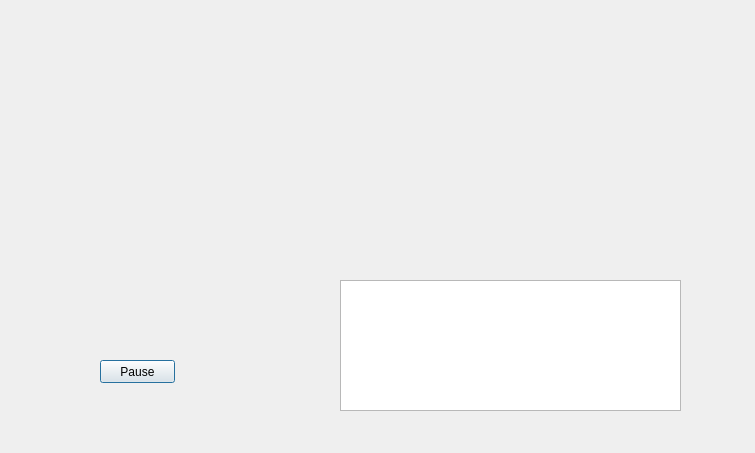
<?xml version="1.0" encoding="UTF-8"?>
<ui version="4.0">
 <class>Dialog</class>
 <widget class="QDialog" name="Dialog">
  <property name="geometry">
   <rect>
    <x>0</x>
    <y>0</y>
    <width>755</width>
    <height>453</height>
   </rect>
  </property>
  <property name="windowTitle">
   <string>Dialog</string>
  </property>
  <widget class="QLabel" name="lblInput">
   <property name="geometry">
    <rect>
     <x>30</x>
     <y>10</y>
     <width>331</width>
     <height>231</height>
    </rect>
   </property>
   <property name="text">
    <string/>
   </property>
  </widget>
  <widget class="QLabel" name="lblProcessed">
   <property name="geometry">
    <rect>
     <x>450</x>
     <y>10</y>
     <width>291</width>
     <height>231</height>
    </rect>
   </property>
   <property name="text">
    <string/>
   </property>
  </widget>
  <widget class="QPushButton" name="btnPauseResume">
   <property name="geometry">
    <rect>
     <x>100</x>
     <y>360</y>
     <width>75</width>
     <height>23</height>
    </rect>
   </property>
   <property name="text">
    <string>Pause</string>
   </property>
  </widget>
  <widget class="QPlainTextEdit" name="txtXY">
   <property name="geometry">
    <rect>
     <x>340</x>
     <y>280</y>
     <width>341</width>
     <height>131</height>
    </rect>
   </property>
   <property name="font">
    <font>
     <family>Segoe UI</family>
     <pointsize>12</pointsize>
    </font>
   </property>
   <property name="readOnly">
    <bool>true</bool>
   </property>
  </widget>
 </widget>
 <layoutdefault spacing="6" margin="11"/>
 <resources/>
 <connections/>
</ui>
